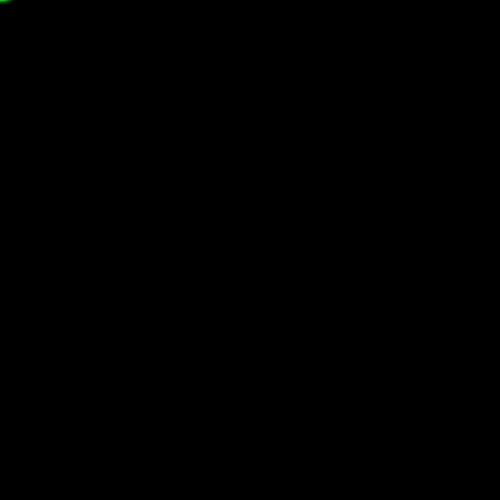
Frame 1 (no input)
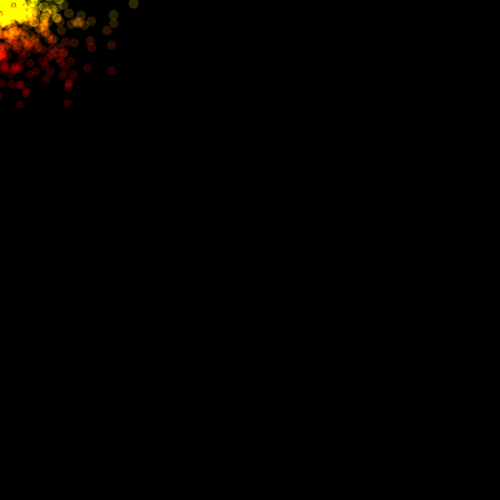
Frame 60 (the mouse pressed at the canvas centre just before this capture)
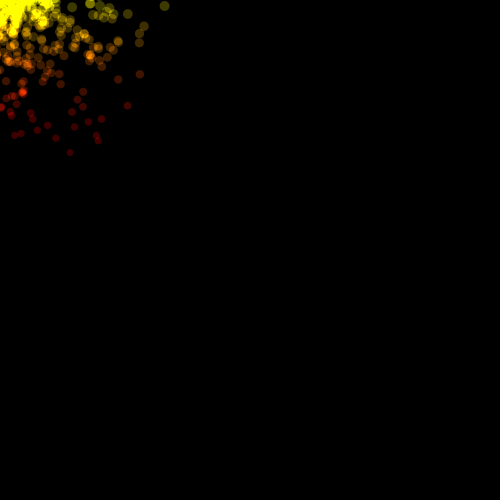
Frame 120 (the mouse held since frame 60 and released just before this capture)

The Processing sketch that drew these frames (run headless with seeded random() and noise(); from frame 60 on, the mouse is pressed at the canvas centre):

// Processing sketch: ParticleTest4
// ── ParticleTest4.pde
int size = 950;
particle[] Particles = new particle[size];
void setup() {
  
  size(500,500);
  for (int i = 0; size > i; i++) {
    Particles[i] = new particle();
    Particles[i].reset();
    
    
  }
  
}
void draw() {
  
  background(0);
  for (int i = 0; size > i; i++) {
    Particles[i].update();
    if (Particles[i].timeSurvied() == true) {
      Particles[i].reset();
    }
  }
  //particles die after timeSurvied is greater than x
}


class particle {
  float y;
  float gravity;
  float x;
  int generations;
  int maxAge;
  float downY;
  float orginY;
  float orginX;
  float moveX;
  int mod;
  void update() {
    noStroke();
    //gravity = gravity + .1;
    fill(generations,generations-y,0,250-generations );
    blendMode(ADD);
    y = y + gravity;
    if (generations % mod ==0) {
    moveX = random(-3,3);
    gravity = random(-3,3);
    }
    
    x = x+ moveX;
    generations = generations + 1;
    ellipse(orginX+x,orginY+y,10-y/50,10-y/50);
    
  }
  boolean timeSurvied() {
    if (orginY+y > 500 || orginY+Y < -100 || generations > 250) {
      return true;
    }
    return false;
    /*
    if (generations > maxAge) {
      return true;
    }
    return false;
    */
  }
  void reset() {
    moveX = random(-200,200);
    orginY = mouseY;
    orginX = mouseX;
    maxAge = (int) random(5,45);
    gravity = random(-1,5);
   y = random(-10,10);
  x = random(-10,10);
  generations = (int) random(-1,1);
  mod = (int) random(1,15);
  
  }
  
}
